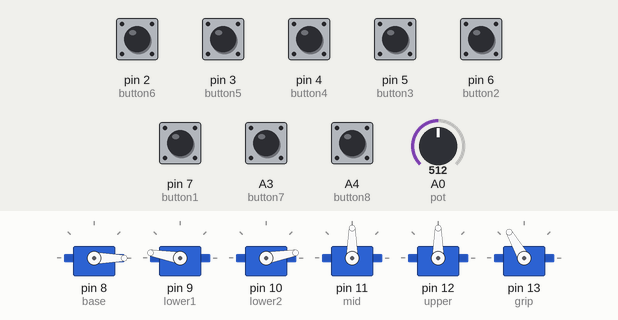
A sketch run on a simulated Arduino Uno, built with avr-gcc and run on an emulated ATmega328P. Parts: 6 × servo. Inputs (shaded band) come from the test bench; at power-on: pin 7 (button1) HIGH, A3 (button7), A4 (button8), pin 2 (button6), pin 3 (button5), pin 4 (button4), pin 5 (button3), pin 6 (button2) LOW, A0 (pot) = 512. What the sketch prints to the serial monitor is not drawn.

Above: at 1.2 s.
1.3 s: pin 7 (button1) pulled LOW for 0.15 s
At 2.5 s:
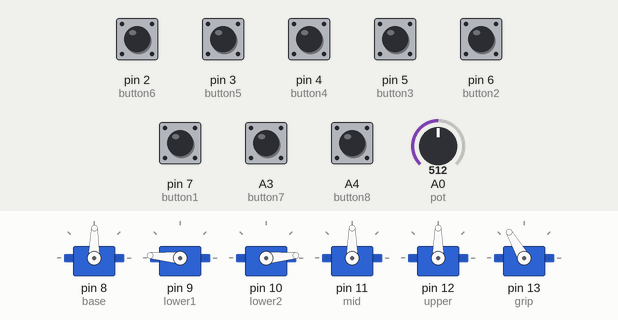
2.9 s: pin 2 (button6) pulled HIGH for 1 s
At 4.4 s:
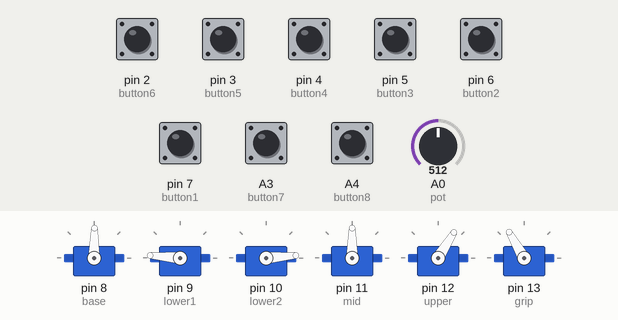
5.4 s: A3 (button7) pulled HIGH for 0.15 s
At 6.6 s:
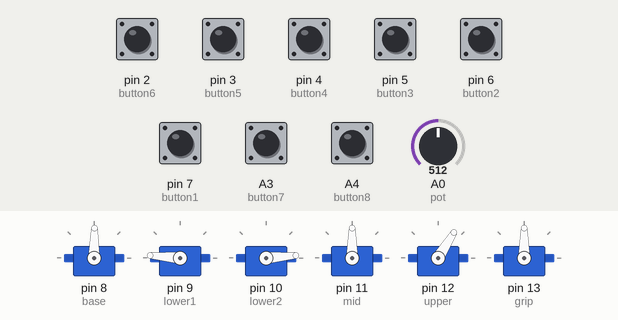
7.0 s: pin 3 (button5) pulled HIGH for 0.15 s
At 7.8 s:
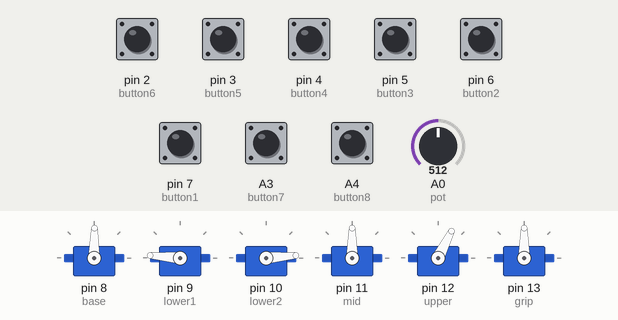
8.6 s: pin 4 (button4) pulled HIGH for 1 s
At 10.7 s:
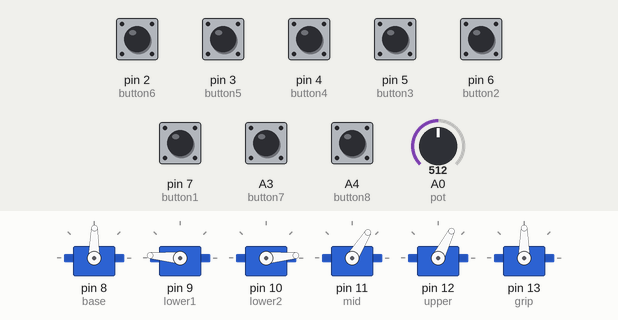
11.1 s: pin 2 (button6) pulled HIGH for 0.15 s
At 11.7 s:
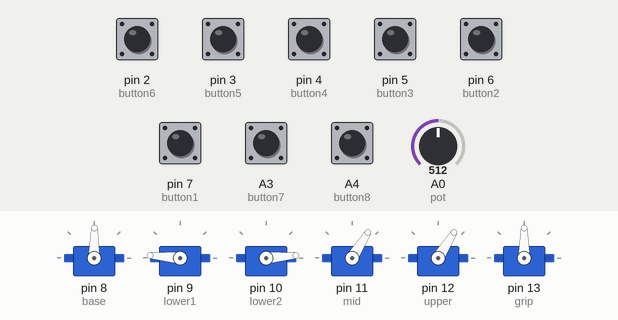
Timing chart, 0 to 13.7 s (numbered marks = the images above; inputs shaded):
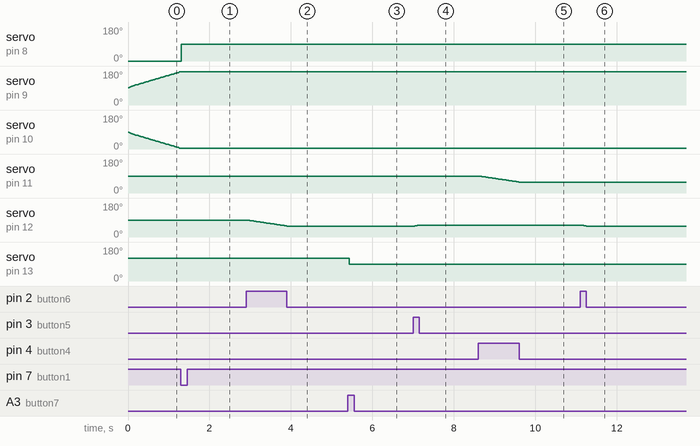

The sketch:

arm_full.ino
```cpp
/*
Very simple control of a robotic arm (using servos). Direct control of joint/servo positions using
buttons and a potentiometer. One servo controls base rotation, two move the lowest joint, one moves the middle joint,
one moves the upper joint, and one opens/closes the gripper.


created 4/18/2014
*/

#include <Servo.h>
Servo base;
Servo lower1;
Servo lower2;
Servo mid;
Servo upper;
Servo grip;

const int pot = A0;        // define pot as pin A0
const int button1 = 7;     // define buttons
const int button2 = 6;
const int button3 = 5;
const int button4 = 4;
const int button5 = 3;
const int button6 = 2;
const int button7 = A3;
const int button8 = A4;

int potState;
int potStatePrev;
int buttonState1;
int buttonState2;             // the current reading from the input pin
int buttonState3;
int buttonState4;
int buttonState5;
int buttonState6;
int buttonState7;
int buttonState8;

int posB = 0;
int posL = 90;               // positions for each joint
int posM = 90;
int posU = 90;
int posG = 120;

int num = 0;

const int Delay = 10; // ms delay for servo motions

//-----------------------------------------------------------------------------------------

void setup() {
  Serial.begin(9600);

  pinMode(button1, INPUT);
  pinMode(button2, INPUT);
  pinMode(button3, INPUT);
  pinMode(button4, INPUT);
  pinMode(button5, INPUT);
  pinMode(button6, INPUT);
  pinMode(button7, INPUT);
  pinMode(button8, INPUT);

  base.attach(8, 771, 1798);     // setup servo connections - probably need custom values for each servo
  lower1.attach(9, 600, 2100);
  lower2.attach(10, 600, 2100);
  mid.attach(11, 600, 2100);
  upper.attach(12, 600, 2100);
  grip.attach(13, 600, 2400);

  base.write(posB);         // set all servos to start at "mid" positions
  lower1.write(posL);
  lower2.write(180-posL);
  mid.write(posM);
  upper.write(posU);
  grip.write(posG);

  potState = analogRead(pot);
  potStatePrev = potState;

}

//-----------------------------------------------------------------------------------------
/*
void knobServoControl(Servo servo, int potState, int potStatePrev, int pos){
  if (potState != potStatePrev){
    pos = map(potState, 0, 1023, 0, 179);
    servo.write(pos); }
  delay(Delay);
}

void singleServoControl(Servo servo, int buttonStateD, int buttonStateU, int pos){
  if (buttonStateU == HIGH){
        pos += 1; // increase position of servo
        if (pos > 175){ pos = 175;} // bound "pos" variable to keep from drifting at ends
        servo.write(pos); // write new position
        delay(Delay); // wait
    }
  if (buttonStateD == HIGH){
        pos -= 1;
        if (pos < 2){ pos = 2;}
        servo.write(pos);
        delay(Delay);
    }
}


void dualServoControl(Servo servo1, Servo servo2, int buttonStateD, int buttonStateU, int pos){
  if (buttonStateU == HIGH){
        pos += 1;
        if (pos > 175){ pos = 175;}
        servo1.write(pos);
        servo2.write(180-pos);
        delay(Delay); //wait
    }
  if (buttonStateD == HIGH){
        pos -= 1; //increase position of servo
        if (pos < 2){ pos = 2;}
        servo1.write(pos); //write new position
        servo2.write(180-pos);
        delay(Delay); //wait
    }
}
*/

//-----------------------------------------------------------------------------------------

void loop(){
  potState = analogRead(pot);
  int buttonState1 = digitalRead(button1);
  int buttonState2 = digitalRead(button2);
  int buttonState3 = digitalRead(button3);
  int buttonState4 = digitalRead(button4);
  int buttonState5 = digitalRead(button5);
  int buttonState6 = digitalRead(button6);
  int buttonState7 = digitalRead(button7);
  int buttonState8 = digitalRead(button8);

  //knobServoControl(base, potState, potStatePrev, posB); // move base
  //dualServoControl(lower1, lower2, buttonState1, buttonState2, posL); // move lower joint
  //singleServoControl(mid, buttonState3, buttonState4, posM); // move middle joint
  //singleServoControl(upper, buttonState5, buttonState6, posU); // move upper joint
  //singleServoControl(grip, buttonState7, buttonState8, posG); // move gripper

  //base
  if (buttonState1 == LOW && buttonState2 == LOW && buttonState3 == LOW && buttonState4 == LOW && buttonState5 == LOW && buttonState6 == LOW && buttonState7 == LOW && buttonState8 == LOW){

    posB = map(potState, 0, 1024, 0, 179);
    //Serial.print("Writing to the base servo ");
   num=posB;
    //Serial.println(posB);
    base.write(posB);
    delay(Delay);

  }


  //lower
    if (buttonState1 == HIGH){
        Serial.println("Button 1 high");
        posL += 1; // increase position of servo
        if (posL > 175){ posL = 175;} // bounds "pos" variable to prevent drifting at limits
        lower1.write(posL); // write new position
        lower2.write(180-posL);
        delay(Delay); // wait
    }
  if (buttonState2 == HIGH){
        Serial.println("Button 2 high");
        posL -= 1; // decrease position of servo
        if (posL < 4){ posL = 4;}
        lower1.write(posL);
        lower2.write(180-posL);
        delay(Delay);
    }

  //mid
      if (buttonState3 == HIGH){
        Serial.println("Button 3 high");
        posM += 1;
        if (posM > 180){ posM = 180;}
        mid.write(posM);
        delay(Delay);
    }
      if (buttonState4 == HIGH){
        Serial.println("Button 4 high");
        posM -= 1;
        if (posM < 0){ posM = 0;}
        mid.write(posM);
        delay(Delay);
    }

  //upper
        if (buttonState5 == HIGH){
        Serial.println("Button 5 high");
        posU += 1;
        if (posU > 180){ posU = 180;}
        upper.write(posU);
        delay(Delay);
    }
      if (buttonState6 == HIGH){
        Serial.println("Button 6 high");
        posU -= 1;
        if (posU < 0){ posU = 0;}
        upper.write(posU);
        delay(Delay);
    }

  //gripper
      if (buttonState7 == HIGH){
        Serial.println("Button 7 high");
        posG += 1;
        if (posG > 90){ posG = 90;}
        grip.write(posG);
        delay(Delay);
    }
      if (buttonState8 == HIGH){
        Serial.println("Button 8 high");
        posG -= 1;
        if (posG < 0){ posG = 0;}
        grip.write(posG);
        delay(Delay);
    }


  potStatePrev = potState;
}


// CHECK FOR LAG IN SERVO RESPONSIVENESS
// COULD ALSO DO A SWITCH CASE WITH BUTTON STATES -- MIGHT BE MORE RESPONSIVE
```

Measured:
- after the input at 1.3 s, servo on pin 8 (base): 0° → 89° at once
- after the input at 2.9 s, servo on pin 12 (upper): moves from 90° to 58° over 0.97 s, starting at once
- after the input at 5.4 s, servo on pin 13 (grip): 120° → 90° at once
- after the input at 7.0 s, servo on pin 12 (upper): 58° → 63° at once
- after the input at 8.6 s, servo on pin 11 (mid): moves from 90° to 58° over 0.97 s, starting at once
- after the input at 11.1 s, servo on pin 12 (upper): 63° → 58° at once
